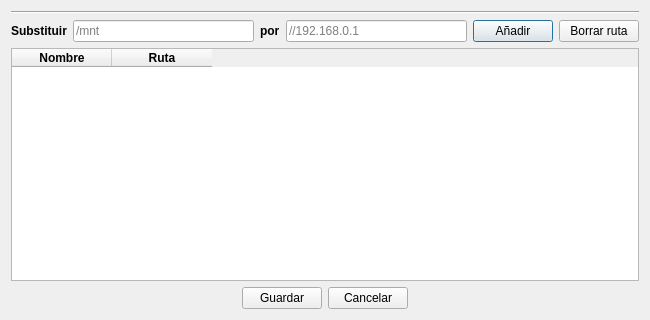
<?xml version="1.0" encoding="UTF-8"?>
<ui version="4.0">
 <class>ReplacePaths</class>
 <widget class="QDialog" name="ReplacePaths">
  <property name="windowModality">
   <enum>Qt::ApplicationModal</enum>
  </property>
  <property name="geometry">
   <rect>
    <x>0</x>
    <y>0</y>
    <width>650</width>
    <height>320</height>
   </rect>
  </property>
  <property name="windowTitle">
   <string>Reemplazar rutas</string>
  </property>
  <property name="windowIcon">
   <iconset>
    <normaloff>:/icon/zubiaicon.ico</normaloff>:/icon/zubiaicon.ico</iconset>
  </property>
  <property name="modal">
   <bool>true</bool>
  </property>
  <layout class="QVBoxLayout" name="verticalLayout">
   <item>
    <widget class="Line" name="line">
     <property name="orientation">
      <enum>Qt::Horizontal</enum>
     </property>
    </widget>
   </item>
   <item>
    <layout class="QHBoxLayout" name="horizontalLayout_2">
     <property name="topMargin">
      <number>0</number>
     </property>
     <item>
      <widget class="QLabel" name="lbl1">
       <property name="font">
        <font>
         <weight>75</weight>
         <bold>true</bold>
        </font>
       </property>
       <property name="text">
        <string>Substituir</string>
       </property>
      </widget>
     </item>
     <item>
      <widget class="QLineEdit" name="editPath1">
       <property name="placeholderText">
        <string>/mnt</string>
       </property>
      </widget>
     </item>
     <item>
      <widget class="QLabel" name="lbl2">
       <property name="font">
        <font>
         <weight>75</weight>
         <bold>true</bold>
        </font>
       </property>
       <property name="text">
        <string>por</string>
       </property>
      </widget>
     </item>
     <item>
      <widget class="QLineEdit" name="editPath2">
       <property name="placeholderText">
        <string>//192.168.0.1</string>
       </property>
      </widget>
     </item>
     <item>
      <widget class="QPushButton" name="btnAdd">
       <property name="text">
        <string>Añadir</string>
       </property>
      </widget>
     </item>
     <item>
      <widget class="QPushButton" name="btnRemove">
       <property name="text">
        <string>Borrar ruta</string>
       </property>
      </widget>
     </item>
    </layout>
   </item>
   <item>
    <widget class="QTableWidget" name="tablePaths">
     <property name="selectionMode">
      <enum>QAbstractItemView::SingleSelection</enum>
     </property>
     <property name="selectionBehavior">
      <enum>QAbstractItemView::SelectRows</enum>
     </property>
     <column>
      <property name="text">
       <string>Nombre</string>
      </property>
      <property name="font">
       <font>
        <weight>75</weight>
        <bold>true</bold>
       </font>
      </property>
     </column>
     <column>
      <property name="text">
       <string>Ruta</string>
      </property>
      <property name="font">
       <font>
        <weight>75</weight>
        <bold>true</bold>
       </font>
      </property>
     </column>
    </widget>
   </item>
   <item>
    <layout class="QHBoxLayout" name="horizontalLayout">
     <property name="topMargin">
      <number>0</number>
     </property>
     <item>
      <spacer name="space1">
       <property name="orientation">
        <enum>Qt::Horizontal</enum>
       </property>
       <property name="sizeHint" stdset="0">
        <size>
         <width>40</width>
         <height>20</height>
        </size>
       </property>
      </spacer>
     </item>
     <item>
      <widget class="QPushButton" name="btnSave">
       <property name="text">
        <string>Guardar</string>
       </property>
      </widget>
     </item>
     <item>
      <widget class="QPushButton" name="btnCancel">
       <property name="text">
        <string>Cancelar</string>
       </property>
      </widget>
     </item>
     <item>
      <spacer name="space2">
       <property name="orientation">
        <enum>Qt::Horizontal</enum>
       </property>
       <property name="sizeHint" stdset="0">
        <size>
         <width>40</width>
         <height>20</height>
        </size>
       </property>
      </spacer>
     </item>
    </layout>
   </item>
  </layout>
 </widget>
 <resources>
  <include location="../res/images.qrc"/>
 </resources>
 <connections/>
</ui>
